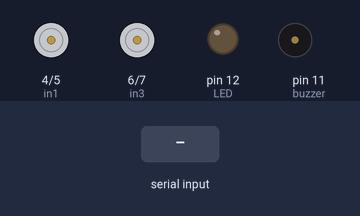
The sketch below on a simulated Arduino Uno, built with avr-gcc and run on an emulated ATmega328P. On the bench: motor-driver pin pairs drawn as motors (green arrow = first pin HIGH = forward, orange = second pin HIGH = backward, longer = more drive, scaled by the enable pin), output pins drawn as LEDs (lit = HIGH), buzzer (waves = sounding, pin HIGH). The test bench sets the inputs (shaded band).

Above: at 1.2 s.
1.3 s: "F" received over Serial
At 1.9 s:
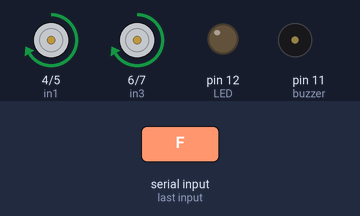
2.8 s: "B" received over Serial
At 4.0 s:
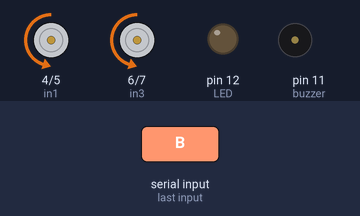
4.3 s: "T" received over Serial
At 5.4 s:
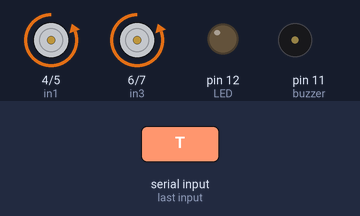
5.8 s: "R" received over Serial
At 6.5 s:
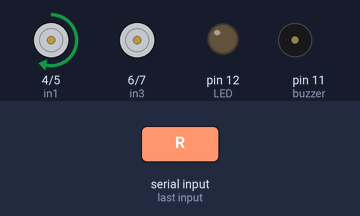
7.3 s: "L" received over Serial
At 7.6 s:
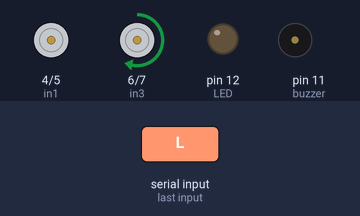
8.8 s: "r" received over Serial
At 10.0 s:
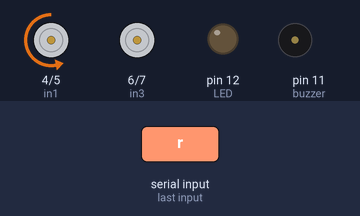
Timing chart, 0 to 11.3 s (numbered marks = the images above; inputs shaded):
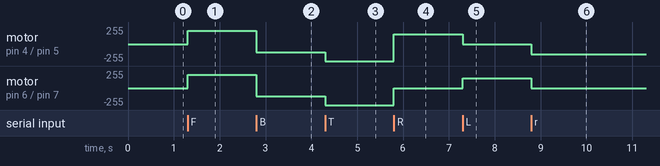

The sketch:

bluetooth_car_switch_case.ino
```cpp
#define ena 3
#define in1 4
#define in2 5
#define in3 6
#define in4 7
#define enb 10

#define trig 14
#define echo 15
long duration, distance;

#define buzzer 11
#define LED 12


char command = 0;

void setup() {
  Serial.begin(9600);

  pinMode(in1, OUTPUT);
  pinMode(in2, OUTPUT);
  pinMode(in3, OUTPUT);
  pinMode(in4, OUTPUT);
  pinMode(ena, OUTPUT);
  pinMode(enb, OUTPUT);


  pinMode(buzzer, OUTPUT);
  pinMode(LED, OUTPUT);
  digitalWrite(LED, LOW);


  pinMode(trig, OUTPUT);
  pinMode(echo, INPUT);

  digitalWrite(trig, LOW);
  delay(5);
}

void loop() {
  if (Serial.available() > 0) {
    command = Serial.read();

    switch (command) {
      case 'F': //forward


        digitalWrite(in1, HIGH);
        digitalWrite(in2, LOW);
        digitalWrite(in3, HIGH);
        digitalWrite(in4, LOW);
        analogWrite(ena, 200);
        analogWrite(enb, 200);


        break;


      case 'S': //forward torque
        digitalWrite(in1, HIGH);
        digitalWrite(in2, LOW);
        digitalWrite(in3, HIGH);
        digitalWrite(in4, LOW);
        analogWrite(ena, 255);
        analogWrite(enb, 255);
        break;

      case 'B': //back
        digitalWrite(in1, LOW);
        digitalWrite(in2, HIGH);
        digitalWrite(in3, LOW);
        digitalWrite(in4, HIGH);
        analogWrite(ena, 120);
        analogWrite(enb, 120);
        break;

      case 'T': //forward
        digitalWrite(in2, HIGH);
        digitalWrite(in1, LOW);
        digitalWrite(in4, HIGH);
        digitalWrite(in3, LOW);
        analogWrite(ena, 255);
        analogWrite(enb, 255);
        break;

      case 'R': //forwardright
        digitalWrite(in1, HIGH);
        digitalWrite(in2, LOW);
        digitalWrite(in3, LOW);
        digitalWrite(in4, LOW);
        analogWrite(ena, 150);
        analogWrite(enb, 150);
        break;

      case 'L': //forwardleft
        digitalWrite(in1, LOW);
        digitalWrite(in2, LOW);
        digitalWrite(in3, HIGH);
        digitalWrite(in4, LOW);
        analogWrite(ena, 150);
        analogWrite(enb, 150);
        break;

      case 'r': //reverse right
        digitalWrite(in1, LOW);
        digitalWrite(in2, HIGH);
        digitalWrite(in3, LOW);
        digitalWrite(in4, LOW);
        analogWrite(ena, 150);
        analogWrite(enb, 150);
        break;

      case 'l': //reverse left
        digitalWrite(in1, LOW);
        digitalWrite(in2, LOW);
        digitalWrite(in3, LOW);
        digitalWrite(in4, HIGH);
        analogWrite(ena, 150);
        analogWrite(enb, 150);
        break;

      case 'p': //halt
        analogWrite(ena, 0);
        analogWrite(enb, 0);

        break;


      case 'H': //headlights on
        digitalWrite(LED, HIGH);
        break;

      case 'h': //headlights off
        digitalWrite(LED, LOW);
        break;

      default:
        digitalWrite(in1, HIGH);
        digitalWrite(in2, HIGH);
        digitalWrite(in3, HIGH);
        digitalWrite(in4, HIGH);

    }
  }
}
```

Measured:
- after the input at 1.3 s, motor on pin 4 (in1) / pin 5 (in2), motor on pin 6 (in3) / pin 7 (in4): stopped → forward 200/255 at once
- after the input at 2.8 s, motor on pin 4 (in1) / pin 5 (in2), motor on pin 6 (in3) / pin 7 (in4): forward 200/255 → backward 120/255 at once
- after the input at 4.3 s, motor on pin 4 (in1) / pin 5 (in2), motor on pin 6 (in3) / pin 7 (in4): backward 120/255 → backward 255/255 at once
- after the input at 5.8 s, motor on pin 4 (in1) / pin 5 (in2): backward 255/255 → forward 150/255 at once; motor on pin 6 (in3) / pin 7 (in4): backward 255/255 → stopped at once
- after the input at 7.3 s, motor on pin 4 (in1) / pin 5 (in2): forward 150/255 → stopped at once; motor on pin 6 (in3) / pin 7 (in4): stopped → forward 150/255 at once
- after the input at 8.8 s, motor on pin 4 (in1) / pin 5 (in2): stopped → backward 150/255 at once; motor on pin 6 (in3) / pin 7 (in4): forward 150/255 → stopped at once
